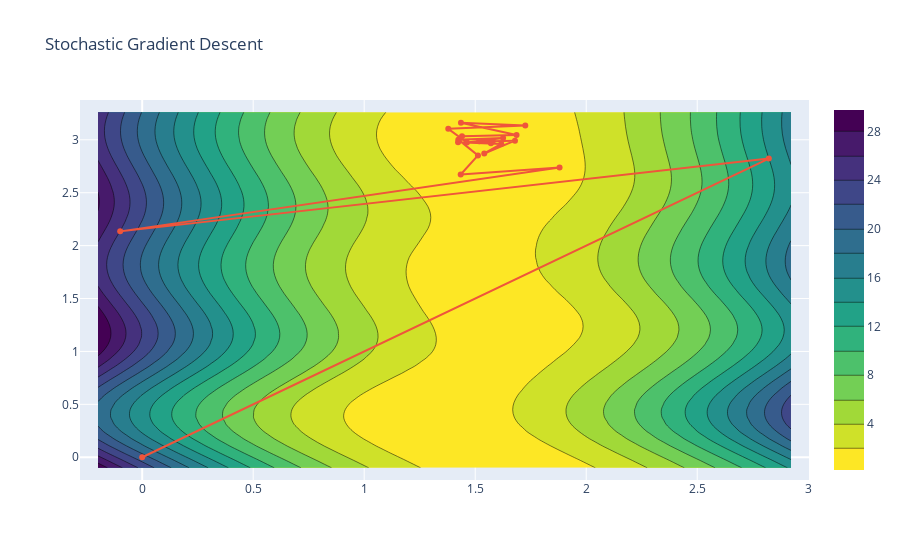

The cell this chart's notebook holds for it:
### Code cell
contour_plot('Stochastic Gradient Descent', thetas_stoch, average_squared_loss, sin_model, x, y)
